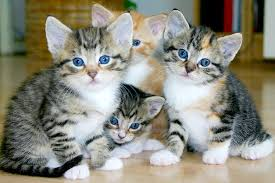
#> input picture images/kucing.jpg, 275 x 183 px, found by its file name
$ jupyter execute learn.ipynb
#> lines starting #> are read from the running program, lines starting #| are printed output that depends on the picture
[cell 1]
import cv2
import numpy as np

[cell 2]
image = cv2.imread('images\\kucing.jpg')
#> image is the input picture: shape (183, 275, 3); mean B, G, R 125.9, 138.6, 139.9
gray = cv2.cvtColor(image, cv2.COLOR_BGR2GRAY)
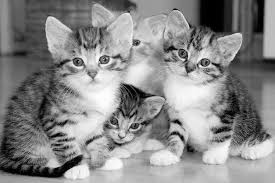
#> gray: shape (183, 275); min 0, max 254, mean 137.5


$ run again, with images/inverse.jpg copied over images/kucing.jpg
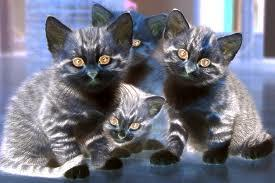
#> input picture images/inverse.jpg, 275 x 183 px, found by its file name
#> image is the input picture: shape (183, 275, 3); mean B, G, R 129.1, 116.4, 115
#> `gray = cv2.cvtColor(image, cv2.COLOR_BGR2GRAY)`:
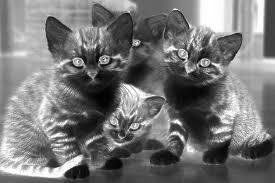
#> gray: shape (183, 275); min 1, max 255, mean 117.4
